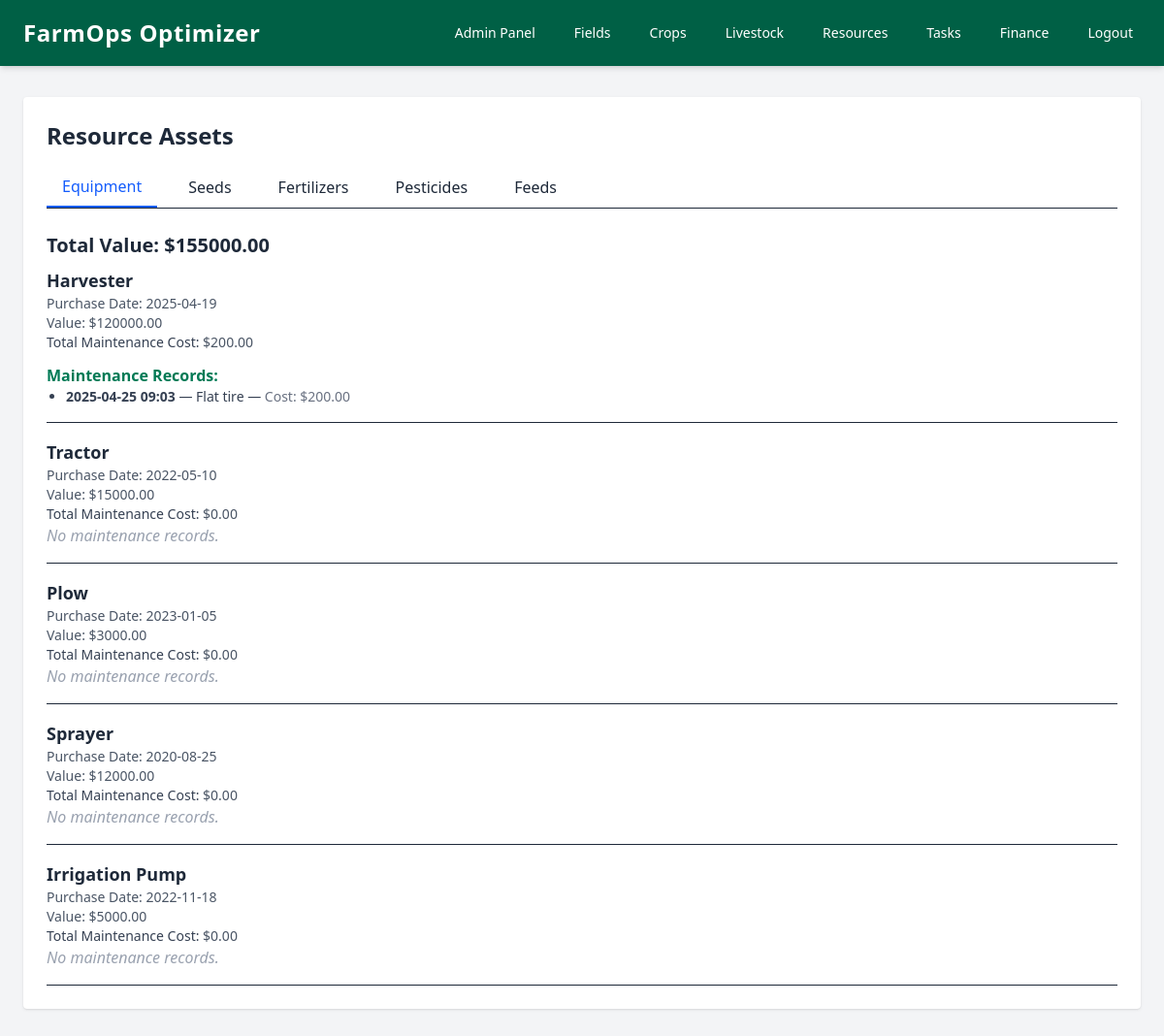
/finance/resource-assets/ (signed in), run on the app's committed database.
### resources/models.py (models this page shows, shortened)
class Equipment(models.Model):
    condition_choices = [
        ('NEW', 'New'),
        ('USED', 'Used'),
        ('BROKEN', 'Broken'),
    ]
    user = models.ForeignKey(User, on_delete=models.CASCADE, null=True)
    name = models.CharField(max_length=100, null=True, blank=True)
    value = models.DecimalField(max_digits=10, decimal_places=2, null=True, blank=True)
    last_maintenance_date = models.DateTimeField(null=True, blank=True)
    purchase_date = models.DateField(null=True, blank=True)
    condition = models.CharField(
        max_length=6,
        choices=condition_choices,
        default='NEW',
    )

class MaintenanceRecord(models.Model):
    equipment = models.ForeignKey(Equipment, on_delete=models.CASCADE, related_name='maintenance_records')
    date = models.DateTimeField(auto_now_add=True)
    description = models.TextField()
    cost = models.DecimalField(max_digits=10, decimal_places=2, null=True, blank=True)

### finance/views.py (the view)
# urls.py: path('resource-assets/', views.resource_assets, name='resource_assets'),
def resource_assets(request):
    user = request.user
    equipment = Equipment.objects.filter(user=user).annotate(
        total_maintenance_cost=Coalesce(
            Sum('maintenance_records__cost'),
            Value(0, output_field=DecimalField())
        )
    )
    equipment_with_maintenance = [
        {'object': eq, 'maintenance_records': eq.maintenance_records.all()}
        for eq in equipment
    ]
    seeds = Seed.objects.filter(user=user)
    fertilizers = Fertilizer.objects.filter(user=user)
    pesticides = Pesticide.objects.filter(user=user)
    feeds = Feed.objects.filter(user=user)
    context = {
        'equipment': equipment_with_maintenance,
        'seeds': seeds,
        'fertilizers': fertilizers,
        'pesticides': pesticides,
        'feeds': feeds,
        'totals': {
            'equipment': get_total_value_only(equipment),
            'seeds': get_total_price_quantity(seeds),
            'fertilizers': get_total_price_quantity(fertilizers),
            'pesticides': get_total_price_quantity(pesticides),
            'feeds': get_total_price_quantity(feeds),
        }
    }
    return render(request, 'finance/resource_assets.html', context)

### finance/utils.py (called while the page is built)
def get_total_price_quantity(queryset, quantity_field='quantity', price_field='price_per_unit'):
    total_quantity = sum(Decimal(str(getattr(item, quantity_field) or 0)) for item in queryset)
    total_value = sum(
        Decimal(str(getattr(item, quantity_field) or 0)) *
        Decimal(str(getattr(item, price_field) or 0)) for item in queryset
    )
    return total_quantity, total_value

def get_total_value_only(queryset, value_field='value'):
    total_value = sum(Decimal(str(getattr(item, value_field) or 0)) for item in queryset)
    return None, total_value

### finance/templates/finance/resource_assets.html (shortened to what this page needs)
{% extends "base.html" %}
{% block content %}
<div x-data="{ tab: 'equipment' }" class="max-w-6xl mx-auto bg-white rounded shadow p-6">
    <h1 class="text-2xl font-bold mb-4">Resource Assets</h1>
    <div class="flex space-x-4 border-b mb-6">
        <button class="py-2 px-4" :class="{ 'border-b-2 border-blue-600 text-blue-600': tab === 'equipment' }" @click="tab = 'equipment'">Equipment</button>
        <button class="py-2 px-4" :class="{ 'border-b-2 border-blue-600 text-blue-600': tab === 'seeds' }" @click="tab = 'seeds'">Seeds</button>
        <button class="py-2 px-4" :class="{ 'border-b-2 border-blue-600 text-blue-600': tab === 'fertilizers' }" @click="tab = 'fertilizers'">Fertilizers</button>
        <button class="py-2 px-4" :class="{ 'border-b-2 border-blue-600 text-blue-600': tab === 'pesticides' }" @click="tab = 'pesticides'">Pesticides</button>
        <button class="py-2 px-4" :class="{ 'border-b-2 border-blue-600 text-blue-600': tab === 'feeds' }" @click="tab = 'feeds'">Feeds</button>
    </div>
<div x-show="tab === 'equipment'" class="space-y-2">
    <h2 class="text-xl font-semibold">Total Value: ${{ totals.equipment.1|floatformat:2 }}</h2>
    {% if equipment %}
        <ul class="space-y-4">
            {% for item in equipment %}
            <li class="border-b pb-4">
                <div class="font-semibold text-lg">{{ item.object.name }}</div>
                <div class="text-sm text-gray-600">
                    Purchase Date:
                    {% if item.object.purchase_date %}
                        {{ item.object.purchase_date|date:"Y-m-d" }}
                    {% else %}
                        <span class="italic text-gray-400">N/A</span>
                    {% endif %}
                </div>
                <div class="text-sm text-gray-600">
                    Value: ${{ item.object.value|floatformat:2 }}
                </div>
                <div class="text-sm text-gray-600">
                    <span class="text-gray-700">Total Maintenance Cost:</span>
                    ${{ item.object.total_maintenance_cost|floatformat:2 }}
                </div>
                {% if item.maintenance_records %}
                <div class="mt-3">
                    <h4 class="font-semibold text-emerald-700">Maintenance Records:</h4>
                    <ul class="pl-5 list-disc text-sm text-gray-700 space-y-1">
                        {% for record in item.maintenance_records %}
                        <li>
                            <strong>{{ record.date|date:"Y-m-d H:i" }}</strong> — {{ record.description }}
                            {% if record.cost %}
                                — <span class="text-gray-500">Cost: ${{ record.cost }}</span>
                            {% endif %}
                        </li>
                        {% endfor %}
                    </ul>
                </div>
                {% else %}
                <p class="italic text-gray-400">No maintenance records.</p>
                {% endif %}
            </li>
            {% endfor %}
        </ul>
    {% else %}
        <p class="text-gray-500 italic">No equipment items available.</p>
    {% endif %}
</div>
</div>
{% endblock content %}

### data on the page
Equipment: object.name "Harvester", object.purchase_date "2025-04-19", object.value "120000.00", object.total_maintenance_cost "200.00"
MaintenanceRecord: date "2025-04-25 09:03", description "Flat tire", cost "200.00"
Equipment: object.name "Tractor", object.purchase_date "2022-05-10", object.value "15000.00", object.total_maintenance_cost "0.00", shows "No maintenance records."
Equipment: object.name "Plow", object.purchase_date "2023-01-05", object.value "3000.00", object.total_maintenance_cost "0.00", shows "No maintenance records."
Equipment: object.name "Sprayer", object.purchase_date "2020-08-25", object.value "12000.00", object.total_maintenance_cost "0.00", shows "No maintenance records."
Equipment: object.name "Irrigation Pump", object.purchase_date "2022-11-18", object.value "5000.00", object.total_maintenance_cost "0.00", shows "No maintenance records."

### other printed values
{{ totals.equipment.1|floatformat:2 }} "155000.00"
